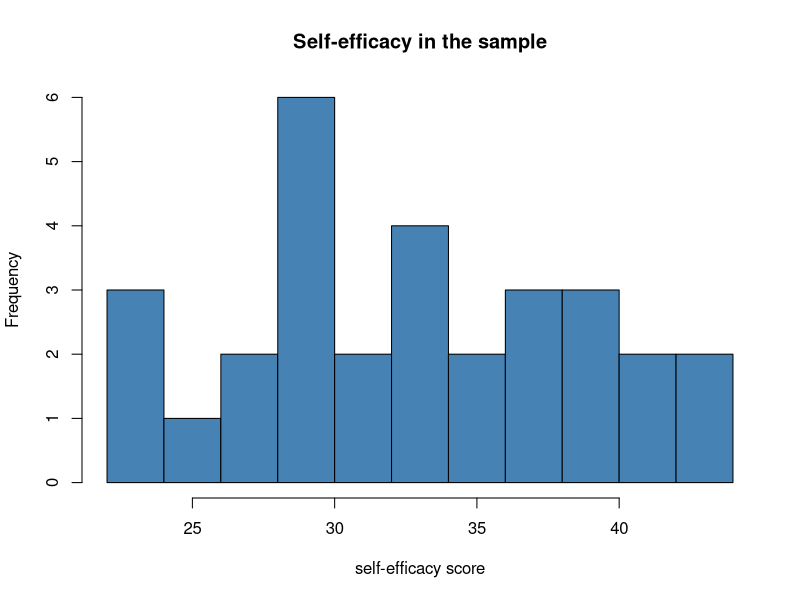
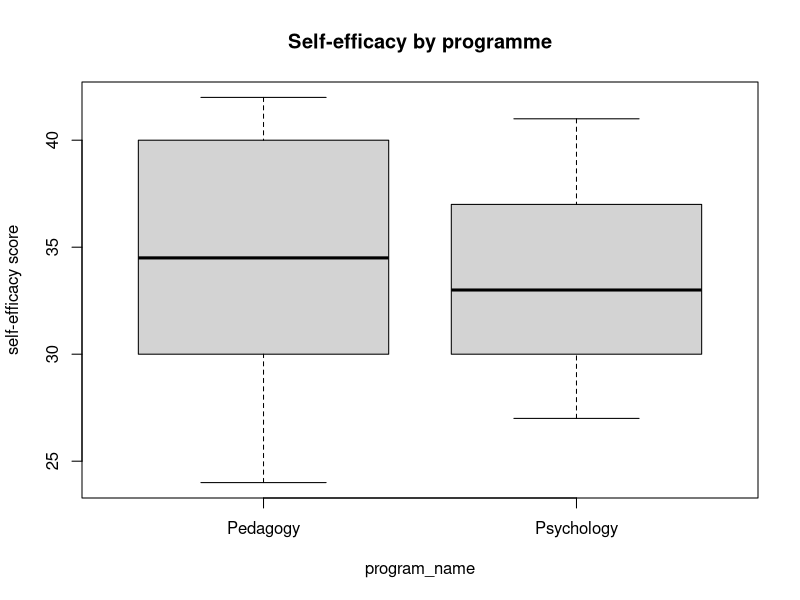
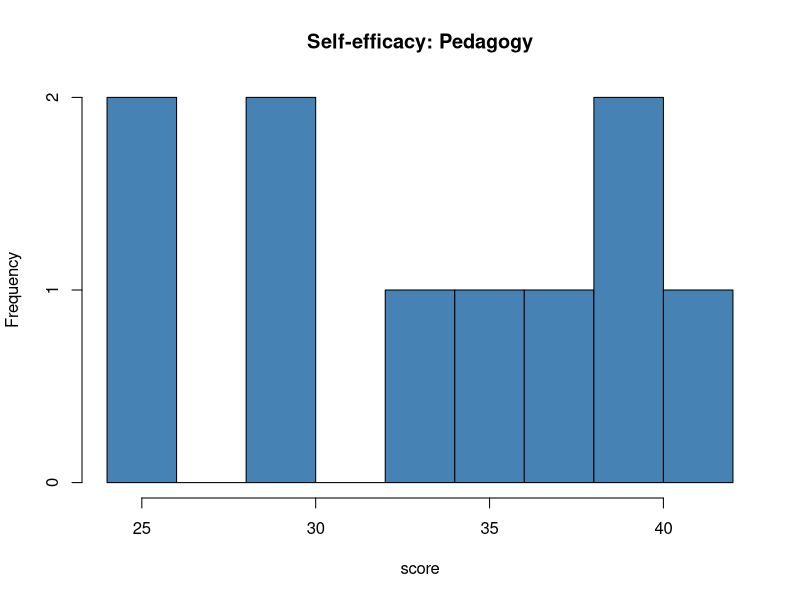
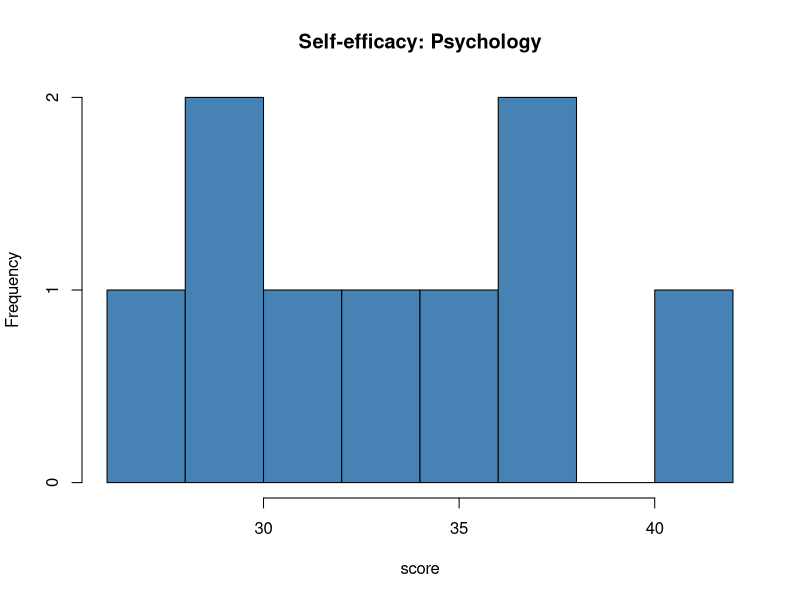
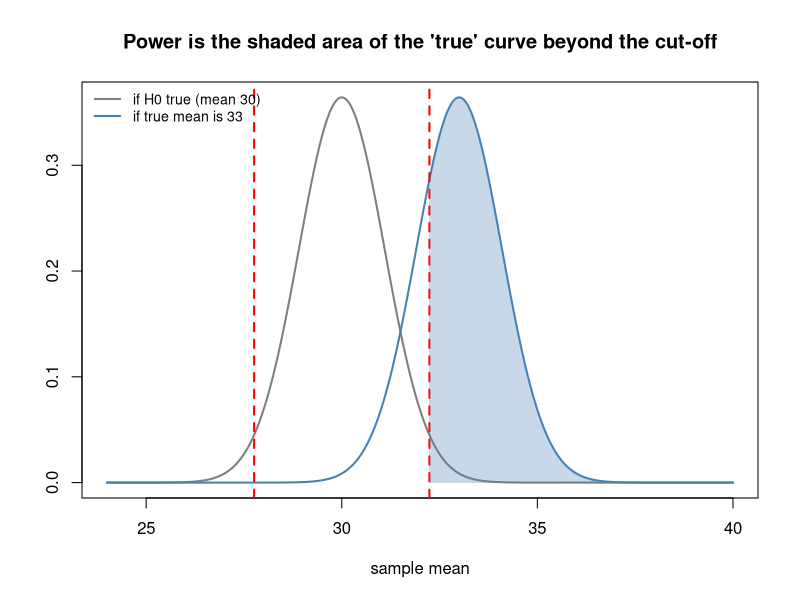
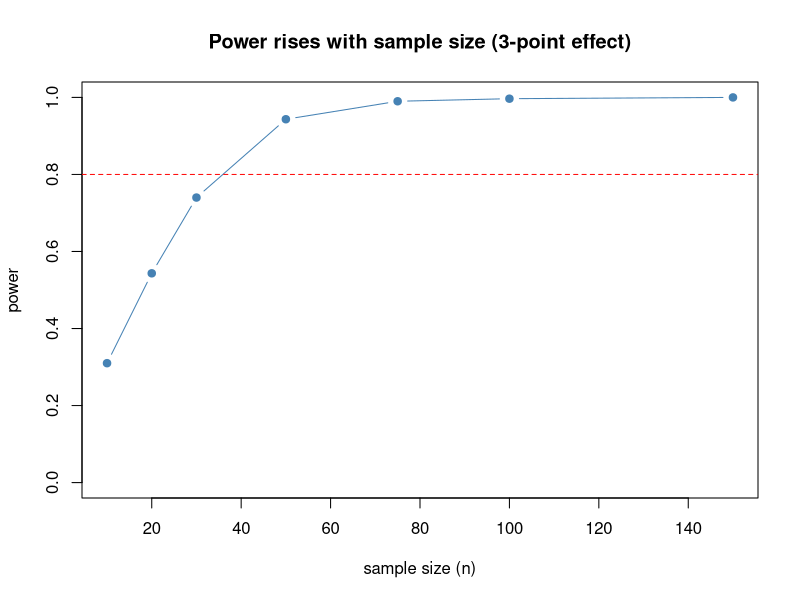
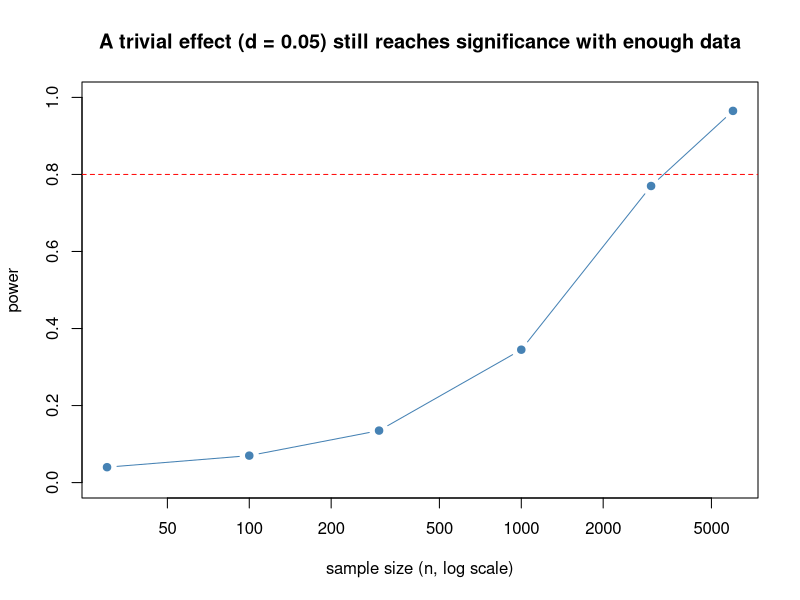

These figures' R source, in order:
## ---- chunk 1
knitr::opts_chunk$set(
  echo = TRUE,        
  collapse = TRUE,  
  comment = "#>",    
  prompt = FALSE
)
## ---- chunk 2
#| include: false
# This hidden block rebuilds the cleaned Week 2 dataset so this document
# renders on its own. Students already have this file from Week 2.
set.seed(2026)
n_people <- 30
survey <- data.frame(
  age           = sample(17:25, n_people, replace = TRUE),
  self_efficacy = round(rnorm(n_people, mean = 32, sd = 6)),
  study_hours   = pmax(round(rnorm(n_people, mean = 14, sd = 5)), 2),
  program       = sample(1:3, n_people, replace = TRUE)
)
survey$study_per_day <- survey$study_hours / 7
survey$program_name <- NA
survey$program_name[survey$program == 1] <- "Pedagogy"
survey$program_name[survey$program == 2] <- "Psychology"
survey$program_name[survey$program == 3] <- "Sociology"
survey$efficacy_level <- ifelse(survey$self_efficacy >= 32, "higher", "lower")
write.csv(survey, "class_survey_clean.csv", row.names = FALSE)
## ---- chunk 3
hist(survey$self_efficacy,
     breaks = 10,
     col = "steelblue",
     main = "Self-efficacy in the sample",
     xlab = "self-efficacy score")
## ---- chunk 4
mu0 <- 30                          # the value from the literature

m  <- mean(survey$self_efficacy)   # sample mean
s  <- sd(survey$self_efficacy)     # standard deviation
n  <- nrow(survey)                 # number of people
se <- s / sqrt(n)                  # standard error

t_value <- (m - mu0) / se
t_value
## ---- chunk 5
df <- n - 1
p_value <- 2 * pt(-abs(t_value), df = df)   # two-sided p-value
p_value
## ---- chunk 6
t.test(survey$self_efficacy, mu = 30)   # default is alternative = "two.sided"
## ---- chunk 7
cohens_d <- (m - mu0) / s
cohens_d
## ---- chunk 8
two_programs <- survey[survey$program_name %in% c("Pedagogy", "Psychology"), ]
## ---- chunk 9
boxplot(self_efficacy ~ program_name,
        data = two_programs,
        main = "Self-efficacy by programme",
        ylab = "self-efficacy score")

# the two groups as separate vectors
g1 <- two_programs$self_efficacy[two_programs$program_name == "Pedagogy"]
g2 <- two_programs$self_efficacy[two_programs$program_name == "Psychology"]

c(mean_pedagogy = mean(g1), sd_pedagogy = sd(g1), n_pedagogy = length(g1))
c(mean_psychology = mean(g2), sd_psychology = sd(g2), n_psychology = length(g2))
## ---- chunk 10
hist(g1, breaks = 8, col = "steelblue",
     main = "Self-efficacy: Pedagogy", xlab = "score")
hist(g2, breaks = 8, col = "steelblue",
     main = "Self-efficacy: Psychology", xlab = "score")
## ---- chunk 11
m1 <- mean(g1); s1 <- sd(g1); n1 <- length(g1)
m2 <- mean(g2); s2 <- sd(g2); n2 <- length(g2)

# standard error of the difference (each group keeps its own spread)
se_diff  <- sqrt(s1^2/n1 + s2^2/n2)
t_value2 <- (m1 - m2) / se_diff
t_value2
## ---- chunk 12
df2 <- (s1^2/n1 + s2^2/n2)^2 /
       ((s1^2/n1)^2 / (n1 - 1) + (s2^2/n2)^2 / (n2 - 1))
df2
## ---- chunk 13
p_value2 <- 2 * pt(-abs(t_value2), df = df2)
p_value2
## ---- chunk 14
t.test(self_efficacy ~ program_name, data = two_programs)
## ---- chunk 15
sp <- sqrt(((n1 - 1) * s1^2 + (n2 - 1) * s2^2) / (n1 + n2 - 2))

cohens_d2 <- (m2 - m1) / sp
cohens_d2
## ---- chunk 16
#| message: false
#| warning: false
if (!requireNamespace("psych", quietly = TRUE)) {
  install.packages("psych", repos = "https://cloud.r-project.org")
}
library(psych)

d_data <- data.frame(
  self_efficacy = two_programs$self_efficacy,
  program_name  = factor(two_programs$program_name)
)
cohen.d(d_data, group = "program_name")
## ---- chunk 17
simulate_power <- function(mu0, true_mean, true_sd, n, n_sim = 1000, alpha = 0.05) {
  set.seed(2026)
  p_values <- replicate(n_sim, {
    sample_data <- rnorm(n, mean = true_mean, sd = true_sd)
    t.test(sample_data, mu = mu0)$p.value
  })
  mean(p_values < alpha)   # share of tests that reject H0
}
## ---- chunk 18
simulate_power(mu0 = 30, true_mean = 30, true_sd = 6, n = 30)   # H0 true -> about 0.05
## ---- chunk 19
simulate_power(mu0 = 30, true_mean = 33, true_sd = 6, n = 30)   # a real 3-point effect
## ---- chunk 20
mu0       <- 30
true_mean <- 33
true_sd   <- 6
n         <- 30
se        <- true_sd / sqrt(n)

crit      <- qt(0.975, df = n - 1) * se   # half-width of the "keep H0" zone
upper_cut <- mu0 + crit
lower_cut <- mu0 - crit

xs <- seq(24, 40, length.out = 400)
plot(xs, dnorm(xs, mu0, se), type = "l", lwd = 2, col = "grey50",
     xlab = "sample mean", ylab = "",
     main = "Power is the shaded area of the 'true' curve beyond the cut-off")
lines(xs, dnorm(xs, true_mean, se), lwd = 2, col = "steelblue")
abline(v = c(lower_cut, upper_cut), col = "red", lwd = 2, lty = 2)

# shade the power region (blue curve beyond the upper cut-off)
xr <- seq(upper_cut, 40, length.out = 200)
polygon(c(xr, rev(xr)),
        c(dnorm(xr, true_mean, se), rep(0, length(xr))),
        col = adjustcolor("steelblue", alpha.f = 0.3), border = NA)

legend("topleft", bty = "n", cex = 0.85, lwd = 2,
       col = c("grey50", "steelblue"),
       legend = c("if H0 true (mean 30)", "if true mean is 33"))
## ---- chunk 21
sample_sizes <- c(10, 20, 30, 50, 75, 100, 150)
power_by_n <- sapply(sample_sizes, function(nn) {
  simulate_power(mu0 = 30, true_mean = 33, true_sd = 6, n = nn, n_sim = 300)
})

plot(sample_sizes, power_by_n, type = "b", pch = 19, col = "steelblue",
     ylim = c(0, 1),
     xlab = "sample size (n)", ylab = "power",
     main = "Power rises with sample size (3-point effect)")
abline(h = 0.80, col = "red", lty = 2)   # a common target for power
## ---- chunk 22
simulate_power(mu0 = 30, true_mean = 30.3, true_sd = 6, n = 30)     # tiny effect, small n
## ---- chunk 23
simulate_power(mu0 = 30, true_mean = 30.3, true_sd = 6, n = 5000)   # tiny effect, huge n
## ---- chunk 24
big_sizes <- c(30, 100, 300, 1000, 3000, 6000)
power_tiny <- sapply(big_sizes, function(nn) {
  simulate_power(mu0 = 30, true_mean = 30.3, true_sd = 6, n = nn, n_sim = 200)
})

plot(big_sizes, power_tiny, type = "b", pch = 19, col = "steelblue",
     log = "x", ylim = c(0, 1),
     xlab = "sample size (n, log scale)", ylab = "power",
     main = "A trivial effect (d = 0.05) still reaches significance with enough data")
abline(h = 0.80, col = "red", lty = 2)
